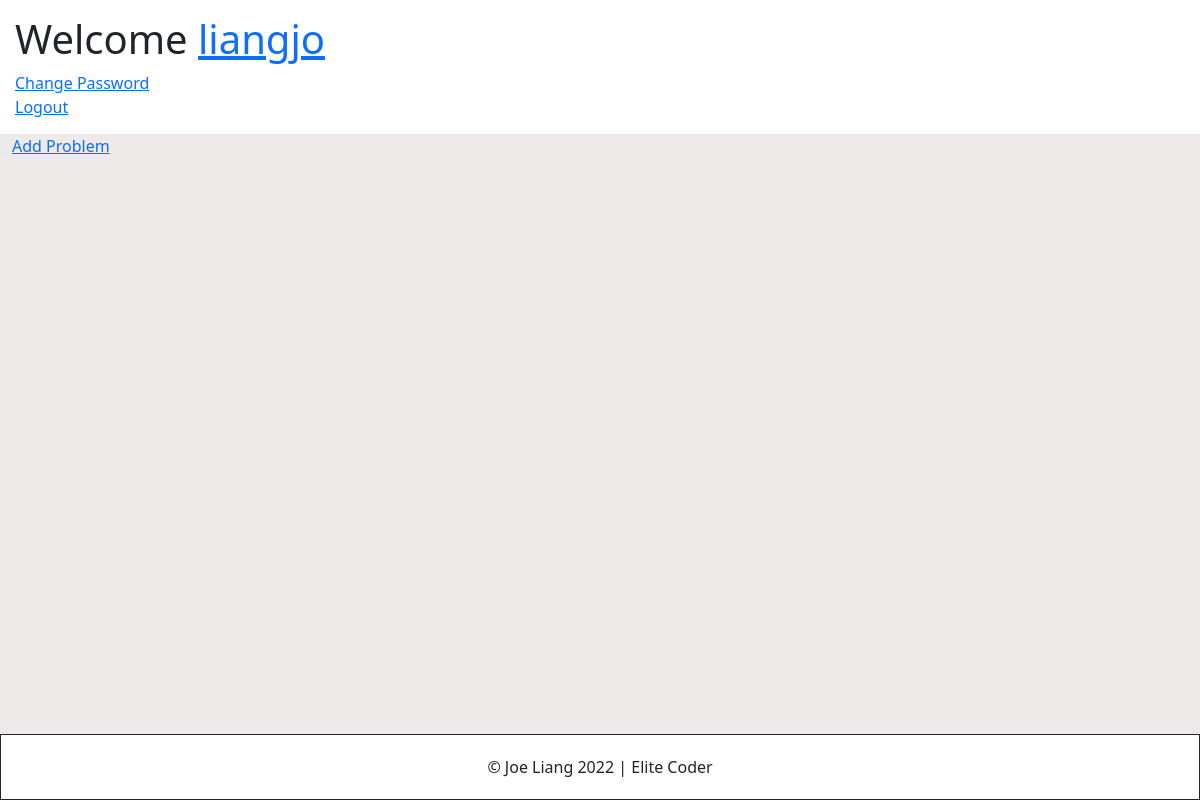
/ (signed in), run on an earlier commit of the app's database.
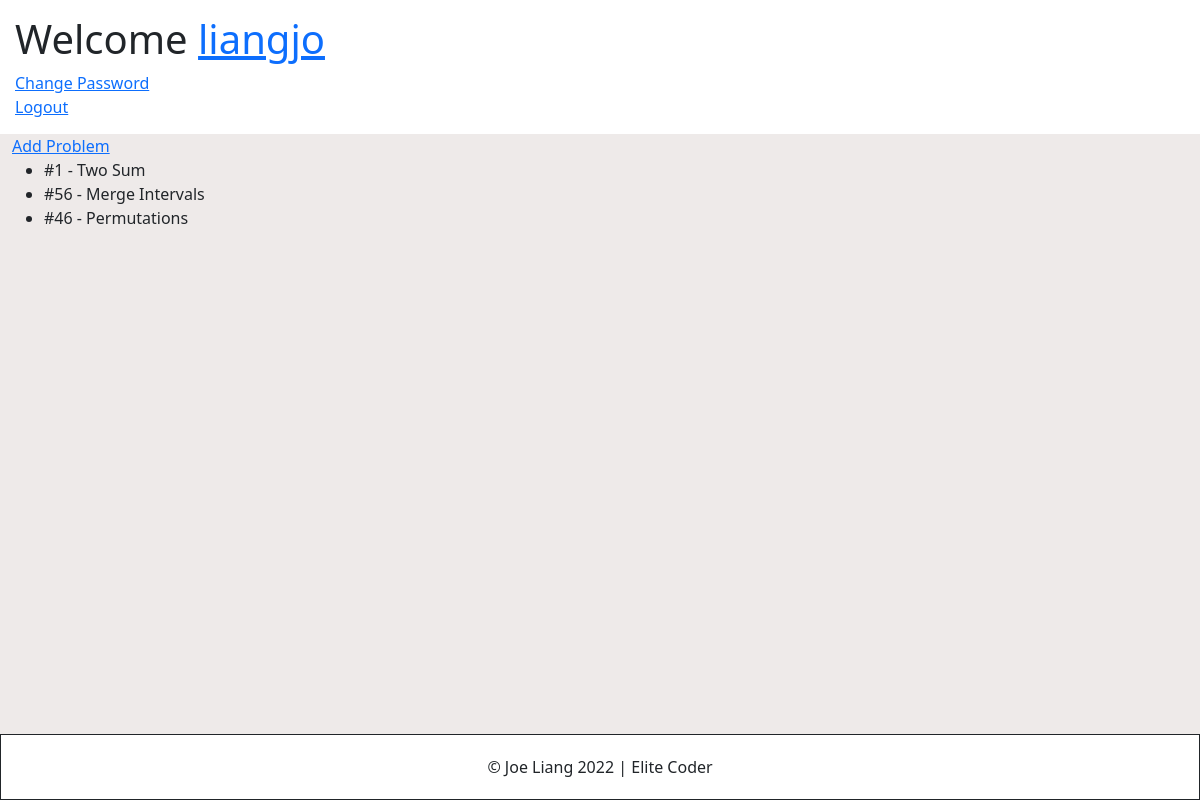
And on a later commit of the database.
### account/models.py (models this page shows, shortened)
class Account(AbstractBaseUser):
	email 					= models.EmailField(verbose_name="email", max_length=60, unique=True)
	username 				= models.CharField(max_length=30, unique=True)
	date_joined				= models.DateTimeField(verbose_name='date joined', auto_now_add=True)
	last_login				= models.DateTimeField(verbose_name='last login', auto_now=True)
	is_admin				= models.BooleanField(default=False)
	is_active				= models.BooleanField(default=True)
	is_staff				= models.BooleanField(default=False)
	is_superuser			= models.BooleanField(default=False)
	hide_email				= models.BooleanField(default=True)
	USERNAME_FIELD = 'email'
	REQUIRED_FIELDS = ['username']
	objects = MyAccountManager()
	def __str__(self):
		return self.username

### base/models.py (models this page shows)
class Problem(models.Model):
     user = models.ForeignKey(User, on_delete=models.CASCADE, null=True, blank=True)
     number = models.IntegerField()
     title = models.CharField(max_length=100)
     def __str__(self):
        return '#'+str(self.number)+' - '+self.title

### base/views.py (the view)
# urls.py: path('', ProblemList.as_view(), name='problems'),
class ProblemList(LoginRequiredMixin, ListView):
    model = Problem
    context_object_name = 'problems'
    def get_context_data(self, **kwargs):
        context = super().get_context_data(**kwargs)
        context['problems'] = context['problems'].filter(user=self.request.user)
        return context

### base/templates/base/problem_list.html
{% extends 'base/base.html' %}
{% block content %}
<div><a href="{% url 'problem-create' %}">Add Problem</a></div>
<ul>
    {% for problem in problems %}
    <li>{{problem}}</li>
    {% endfor %}
</ul>
{% endblock content %}

### base/templates/base/base.html (shortened to what this page needs)
<!DOCTYPE html>
<html lang="en">
<head>
    <link rel="stylesheet" href="https://cdn.jsdelivr.net/npm/bootstrap@5.1.3/dist/css/bootstrap.min.css">
    {% load static %}
    <link href="{% static 'style.css' %}" rel="stylesheet">
</head>
<body>
    {% include "base/header.html" %}
    <div class="content">
        <div class="container-fluid">
        {% block content %}
        {% endblock content %}
        </div>
    </div>
    <footer>
        <div class="col footer">&copy; Joe Liang <span id="year"></span> | <span>Elite Coder</span></div>
    </footer>
</body>
</html>

### base/templates/base/header.html
<header>
    {% if request.user.is_authenticated %}
        <div><h1>Welcome <a href="{% url 'problems' %}">{{request.user}}</a></h1></div>
        <div><a href="{% url 'password_change' %}">Change Password</a></div>
        <div><a href="{% url 'logout' %}">Logout</a></div>
    {% else %}
        <div><h1>Elite Coder</h1></div>
        <div>Track your Leetcode progress and solidify your problem-solving foundation through spaced repetition.</div>
        <a href="{% url 'register' %}"><button>Create Account</button></a>
    {% endif %}
</header>

### static/style.css (style rules this page uses)
body { min-height: 100vh; display: flex; flex-flow: column; }
header { padding: 15px; }
.content { background-color: #EEEAE9; flex: 1 }
footer { margin-top: auto; padding: 20px; min-height: 60px; text-align: center; border: 1px solid; }

What changed in the data, as far as the page shows it:
added Problem: number+title "#1 - Two Sum"
added Problem: number+title "#56 - Merge Intervals"
added Problem: number+title "#46 - Permutations"
